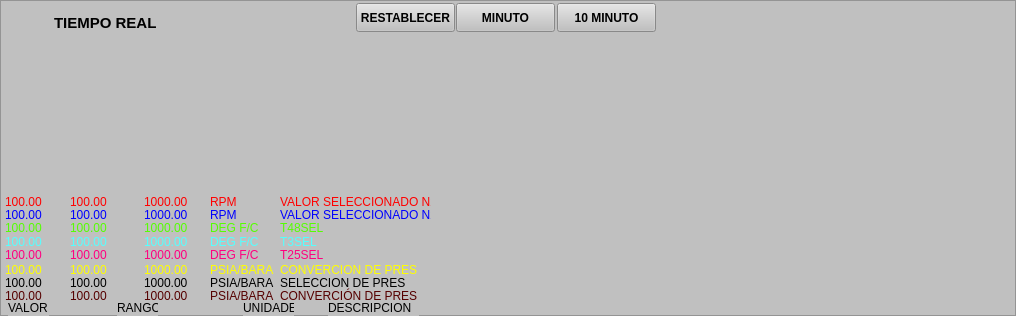
   <widget class="QFrame" name="frame_2">
    <property name="geometry">
     <rect>
      <x>4</x>
      <y>4</y>
      <width>1016</width>
      <height>316</height>
     </rect>
    </property>
    <property name="styleSheet">
     <string notr="true">background-color: rgb(192, 192, 192);</string>
    </property>
    <property name="frameShape">
     <enum>QFrame::StyledPanel</enum>
    </property>
    <property name="frameShadow">
     <enum>QFrame::Raised</enum>
    </property>
    <widget class="QPushButton" name="pushButton">
     <property name="geometry">
      <rect>
       <x>356</x>
       <y>3</y>
       <width>99</width>
       <height>29</height>
      </rect>
     </property>
     <property name="font">
      <font>
       <pointsize>9</pointsize>
       <weight>75</weight>
       <bold>true</bold>
      </font>
     </property>
     <property name="text">
      <string>RESTABLECER</string>
     </property>
    </widget>
    <widget class="QPushButton" name="pushButton_2">
     <property name="geometry">
      <rect>
       <x>456</x>
       <y>3</y>
       <width>99</width>
       <height>29</height>
      </rect>
     </property>
     <property name="font">
      <font>
       <pointsize>9</pointsize>
       <weight>75</weight>
       <bold>true</bold>
      </font>
     </property>
     <property name="text">
      <string>MINUTO</string>
     </property>
    </widget>
    <widget class="QPushButton" name="pushButton_5">
     <property name="geometry">
      <rect>
       <x>557</x>
       <y>3</y>
       <width>99</width>
       <height>29</height>
      </rect>
     </property>
     <property name="font">
      <font>
       <pointsize>9</pointsize>
       <weight>75</weight>
       <bold>true</bold>
      </font>
     </property>
     <property name="text">
      <string>10 MINUTO</string>
     </property>
    </widget>
    <widget class="QwtPlot" name="qwtPlot">
     <property name="geometry">
      <rect>
       <x>7</x>
       <y>34</y>
       <width>971</width>
       <height>151</height>
      </rect>
     </property>
    </widget>
    <widget class="QLabel" name="label_2">
     <property name="geometry">
      <rect>
       <x>54</x>
       <y>12</y>
       <width>151</width>
       <height>21</height>
      </rect>
     </property>
     <property name="font">
      <font>
       <pointsize>11</pointsize>
       <weight>75</weight>
       <bold>true</bold>
      </font>
     </property>
     <property name="text">
      <string>TIEMPO REAL</string>
     </property>
    </widget>
    <widget class="QLabel" name="label_4">
     <property name="geometry">
      <rect>
       <x>5</x>
       <y>194</y>
       <width>41</width>
       <height>16</height>
      </rect>
     </property>
     <property name="styleSheet">
      <string notr="true">color: rgb(255, 0, 0);</string>
     </property>
     <property name="text">
      <string>100.00</string>
     </property>
    </widget>
    <widget class="QLabel" name="label_5">
     <property name="geometry">
      <rect>
       <x>70</x>
       <y>194</y>
       <width>41</width>
       <height>16</height>
      </rect>
     </property>
     <property name="styleSheet">
      <string notr="true">color: rgb(255, 0, 0);</string>
     </property>
     <property name="text">
      <string>100.00</string>
     </property>
    </widget>
    <widget class="QLabel" name="label_6">
     <property name="geometry">
      <rect>
       <x>144</x>
       <y>194</y>
       <width>51</width>
       <height>16</height>
      </rect>
     </property>
     <property name="styleSheet">
      <string notr="true">color: rgb(255, 0, 0);</string>
     </property>
     <property name="text">
      <string>1000.00</string>
     </property>
    </widget>
    <widget class="QLabel" name="label_7">
     <property name="geometry">
      <rect>
       <x>210</x>
       <y>194</y>
       <width>66</width>
       <height>16</height>
      </rect>
     </property>
     <property name="styleSheet">
      <string notr="true">color: rgb(255, 0, 0);</string>
     </property>
     <property name="text">
      <string>RPM</string>
     </property>
    </widget>
    <widget class="QLabel" name="label_8">
     <property name="geometry">
      <rect>
       <x>280</x>
       <y>194</y>
       <width>151</width>
       <height>16</height>
      </rect>
     </property>
     <property name="styleSheet">
      <string notr="true">color: rgb(255, 0, 0);</string>
     </property>
     <property name="text">
      <string>VALOR SELECCIONADO N25</string>
     </property>
    </widget>
    <widget class="QLabel" name="label_9">
     <property name="geometry">
      <rect>
       <x>280</x>
       <y>207</y>
       <width>151</width>
       <height>16</height>
      </rect>
     </property>
     <property name="styleSheet">
      <string notr="true">color: rgb(0, 0, 255);</string>
     </property>
     <property name="text">
      <string>VALOR SELECCIONADO N2D</string>
     </property>
    </widget>
    <widget class="QLabel" name="label_10">
     <property name="geometry">
      <rect>
       <x>5</x>
       <y>207</y>
       <width>41</width>
       <height>16</height>
      </rect>
     </property>
     <property name="styleSheet">
      <string notr="true">color: rgb(0, 0, 255);</string>
     </property>
     <property name="text">
      <string>100.00</string>
     </property>
    </widget>
    <widget class="QLabel" name="label_11">
     <property name="geometry">
      <rect>
       <x>210</x>
       <y>207</y>
       <width>66</width>
       <height>16</height>
      </rect>
     </property>
     <property name="styleSheet">
      <string notr="true">color: rgb(0, 0, 255);</string>
     </property>
     <property name="text">
      <string>RPM</string>
     </property>
    </widget>
    <widget class="QLabel" name="label_12">
     <property name="geometry">
      <rect>
       <x>70</x>
       <y>207</y>
       <width>41</width>
       <height>16</height>
      </rect>
     </property>
     <property name="styleSheet">
      <string notr="true">color: rgb(0, 0, 255);</string>
     </property>
     <property name="text">
      <string>100.00</string>
     </property>
    </widget>
    <widget class="QLabel" name="label_13">
     <property name="geometry">
      <rect>
       <x>144</x>
       <y>207</y>
       <width>51</width>
       <height>16</height>
      </rect>
     </property>
     <property name="styleSheet">
      <string notr="true">color: rgb(0, 0, 255);</string>
     </property>
     <property name="text">
      <string>1000.00</string>
     </property>
    </widget>
    <widget class="QLabel" name="label_14">
     <property name="geometry">
      <rect>
       <x>280</x>
       <y>220</y>
       <width>151</width>
       <height>16</height>
      </rect>
     </property>
     <property name="styleSheet">
      <string notr="true">color: rgb(85, 255, 0);</string>
     </property>
     <property name="text">
      <string>T48SEL</string>
     </property>
    </widget>
    <widget class="QLabel" name="label_15">
     <property name="geometry">
      <rect>
       <x>144</x>
       <y>220</y>
       <width>51</width>
       <height>16</height>
      </rect>
     </property>
     <property name="styleSheet">
      <string notr="true">color: rgb(85, 255, 0);</string>
     </property>
     <property name="text">
      <string>1000.00</string>
     </property>
    </widget>
    <widget class="QLabel" name="label_16">
     <property name="geometry">
      <rect>
       <x>5</x>
       <y>220</y>
       <width>41</width>
       <height>16</height>
      </rect>
     </property>
     <property name="styleSheet">
      <string notr="true">color: rgb(85, 255, 0);</string>
     </property>
     <property name="text">
      <string>100.00</string>
     </property>
    </widget>
    <widget class="QLabel" name="label_17">
     <property name="geometry">
      <rect>
       <x>210</x>
       <y>220</y>
       <width>66</width>
       <height>16</height>
      </rect>
     </property>
     <property name="styleSheet">
      <string notr="true">color: rgb(85, 255, 0);</string>
     </property>
     <property name="text">
      <string>DEG F/C</string>
     </property>
    </widget>
    <widget class="QLabel" name="label_18">
     <property name="geometry">
      <rect>
       <x>70</x>
       <y>220</y>
       <width>41</width>
       <height>16</height>
      </rect>
     </property>
     <property name="styleSheet">
      <string notr="true">color: rgb(85, 255, 0);</string>
     </property>
     <property name="text">
      <string>100.00</string>
     </property>
    </widget>
    <widget class="QLabel" name="label_19">
     <property name="geometry">
      <rect>
       <x>280</x>
       <y>234</y>
       <width>151</width>
       <height>16</height>
      </rect>
     </property>
     <property name="styleSheet">
      <string notr="true">color: rgb(85, 255, 255);</string>
     </property>
     <property name="text">
      <string>T3SEL</string>
     </property>
    </widget>
    <widget class="QLabel" name="label_20">
     <property name="geometry">
      <rect>
       <x>210</x>
       <y>234</y>
       <width>66</width>
       <height>16</height>
      </rect>
     </property>
     <property name="styleSheet">
      <string notr="true">color: rgb(85, 255, 255);</string>
     </property>
     <property name="text">
      <string>DEG F/C</string>
     </property>
    </widget>
    <widget class="QLabel" name="label_21">
     <property name="geometry">
      <rect>
       <x>144</x>
       <y>234</y>
       <width>51</width>
       <height>16</height>
      </rect>
     </property>
     <property name="styleSheet">
      <string notr="true">color: rgb(85, 255, 255);</string>
     </property>
     <property name="text">
      <string>1000.00</string>
     </property>
    </widget>
    <widget class="QLabel" name="label_22">
     <property name="geometry">
      <rect>
       <x>70</x>
       <y>234</y>
       <width>41</width>
       <height>16</height>
      </rect>
     </property>
     <property name="styleSheet">
      <string notr="true">color: rgb(85, 255, 255);</string>
     </property>
     <property name="text">
      <string>100.00</string>
     </property>
    </widget>
    <widget class="QLabel" name="label_23">
     <property name="geometry">
      <rect>
       <x>5</x>
       <y>234</y>
       <width>41</width>
       <height>16</height>
      </rect>
     </property>
     <property name="styleSheet">
      <string notr="true">color: rgb(85, 255, 255);</string>
     </property>
     <property name="text">
      <string>100.00</string>
     </property>
    </widget>
    <widget class="QLabel" name="label_24">
     <property name="geometry">
      <rect>
       <x>280</x>
       <y>247</y>
       <width>151</width>
       <height>16</height>
      </rect>
     </property>
     <property name="styleSheet">
      <string notr="true">color: rgb(85, 255, 0);
color: rgb(255, 0, 127);</string>
     </property>
     <property name="text">
      <string>T25SEL</string>
     </property>
    </widget>
    <widget class="QLabel" name="label_25">
     <property name="geometry">
      <rect>
       <x>70</x>
       <y>247</y>
       <width>41</width>
       <height>16</height>
      </rect>
     </property>
     <property name="styleSheet">
      <string notr="true">color: rgb(85, 255, 0);
color: rgb(255, 0, 127);</string>
     </property>
     <property name="text">
      <string>100.00</string>
     </property>
    </widget>
    <widget class="QLabel" name="label_26">
     <property name="geometry">
      <rect>
       <x>5</x>
       <y>247</y>
       <width>41</width>
       <height>16</height>
      </rect>
     </property>
     <property name="styleSheet">
      <string notr="true">color: rgb(85, 255, 0);
color: rgb(255, 0, 127);</string>
     </property>
     <property name="text">
      <string>100.00</string>
     </property>
    </widget>
    <widget class="QLabel" name="label_27">
     <property name="geometry">
      <rect>
       <x>144</x>
       <y>247</y>
       <width>51</width>
       <height>16</height>
      </rect>
     </property>
     <property name="styleSheet">
      <string notr="true">color: rgb(85, 255, 0);
color: rgb(255, 0, 127);</string>
     </property>
     <property name="text">
      <string>1000.00</string>
     </property>
    </widget>
    <widget class="QLabel" name="label_28">
     <property name="geometry">
      <rect>
       <x>210</x>
       <y>247</y>
       <width>66</width>
       <height>16</height>
      </rect>
     </property>
     <property name="styleSheet">
      <string notr="true">color: rgb(85, 255, 0);
color: rgb(255, 0, 127);</string>
     </property>
     <property name="text">
      <string>DEG F/C</string>
     </property>
    </widget>
    <widget class="QLabel" name="label_29">
     <property name="geometry">
      <rect>
       <x>280</x>
       <y>262</y>
       <width>151</width>
       <height>16</height>
      </rect>
     </property>
     <property name="styleSheet">
      <string notr="true">color: rgb(255, 255, 0);</string>
     </property>
     <property name="text">
      <string>CONVERCION DE PRES</string>
     </property>
    </widget>
    <widget class="QLabel" name="label_30">
     <property name="geometry">
      <rect>
       <x>144</x>
       <y>262</y>
       <width>51</width>
       <height>16</height>
      </rect>
     </property>
     <property name="styleSheet">
      <string notr="true">color: rgb(255, 255, 0);</string>
     </property>
     <property name="text">
      <string>1000.00</string>
     </property>
    </widget>
    <widget class="QLabel" name="label_31">
     <property name="geometry">
      <rect>
       <x>210</x>
       <y>262</y>
       <width>66</width>
       <height>16</height>
      </rect>
     </property>
     <property name="styleSheet">
      <string notr="true">color: rgb(255, 255, 0);</string>
     </property>
     <property name="text">
      <string>PSIA/BARA</string>
     </property>
    </widget>
    <widget class="QLabel" name="label_32">
     <property name="geometry">
      <rect>
       <x>5</x>
       <y>262</y>
       <width>41</width>
       <height>16</height>
      </rect>
     </property>
     <property name="styleSheet">
      <string notr="true">color: rgb(255, 255, 0);</string>
     </property>
     <property name="text">
      <string>100.00</string>
     </property>
    </widget>
    <widget class="QLabel" name="label_33">
     <property name="geometry">
      <rect>
       <x>70</x>
       <y>262</y>
       <width>41</width>
       <height>16</height>
      </rect>
     </property>
     <property name="styleSheet">
      <string notr="true">color: rgb(255, 255, 0);</string>
     </property>
     <property name="text">
      <string>100.00</string>
     </property>
    </widget>
    <widget class="QLabel" name="label_34">
     <property name="geometry">
      <rect>
       <x>280</x>
       <y>275</y>
       <width>151</width>
       <height>16</height>
      </rect>
     </property>
     <property name="styleSheet">
      <string notr="true">color: rgb(0, 0, 0);</string>
     </property>
     <property name="text">
      <string>SELECCION DE PRES</string>
     </property>
    </widget>
    <widget class="QLabel" name="label_35">
     <property name="geometry">
      <rect>
       <x>5</x>
       <y>275</y>
       <width>41</width>
       <height>16</height>
      </rect>
     </property>
     <property name="styleSheet">
      <string notr="true">color: rgb(0, 0, 0);</string>
     </property>
     <property name="text">
      <string>100.00</string>
     </property>
    </widget>
    <widget class="QLabel" name="label_36">
     <property name="geometry">
      <rect>
       <x>210</x>
       <y>275</y>
       <width>66</width>
       <height>16</height>
      </rect>
     </property>
     <property name="styleSheet">
      <string notr="true">color: rgb(0, 0, 0);</string>
     </property>
     <property name="text">
      <string>PSIA/BARA</string>
     </property>
    </widget>
    <widget class="QLabel" name="label_37">
     <property name="geometry">
      <rect>
       <x>70</x>
       <y>275</y>
       <width>41</width>
       <height>16</height>
      </rect>
     </property>
     <property name="styleSheet">
      <string notr="true">color: rgb(0, 0, 0);</string>
     </property>
     <property name="text">
      <string>100.00</string>
     </property>
    </widget>
    <widget class="QLabel" name="label_38">
     <property name="geometry">
      <rect>
       <x>144</x>
       <y>275</y>
       <width>51</width>
       <height>16</height>
      </rect>
     </property>
     <property name="styleSheet">
      <string notr="true">color: rgb(0, 0, 0);</string>
     </property>
     <property name="text">
      <string>1000.00</string>
     </property>
    </widget>
    <widget class="QLabel" name="label_39">
     <property name="geometry">
      <rect>
       <x>280</x>
       <y>288</y>
       <width>151</width>
       <height>16</height>
      </rect>
     </property>
     <property name="styleSheet">
      <string notr="true">color: rgb(85, 0, 0);</string>
     </property>
     <property name="text">
      <string>CONVERCIÓN DE PRES</string>
     </property>
    </widget>
    <widget class="QLabel" name="label_40">
     <property name="geometry">
      <rect>
       <x>210</x>
       <y>288</y>
       <width>66</width>
       <height>16</height>
      </rect>
     </property>
     <property name="styleSheet">
      <string notr="true">color: rgb(85, 0, 0);</string>
     </property>
     <property name="text">
      <string>PSIA/BARA</string>
     </property>
    </widget>
    <widget class="QLabel" name="label_41">
     <property name="geometry">
      <rect>
       <x>5</x>
       <y>288</y>
       <width>41</width>
       <height>16</height>
      </rect>
     </property>
     <property name="styleSheet">
      <string notr="true">color: rgb(85, 0, 0);</string>
     </property>
     <property name="text">
      <string>100.00</string>
     </property>
    </widget>
    <widget class="QLabel" name="label_42">
     <property name="geometry">
      <rect>
       <x>70</x>
       <y>288</y>
       <width>41</width>
       <height>16</height>
      </rect>
     </property>
     <property name="styleSheet">
      <string notr="true">color: rgb(85, 0, 0);</string>
     </property>
     <property name="text">
      <string>100.00</string>
     </property>
    </widget>
    <widget class="QLabel" name="label_43">
     <property name="geometry">
      <rect>
       <x>144</x>
       <y>288</y>
       <width>51</width>
       <height>16</height>
      </rect>
     </property>
     <property name="styleSheet">
      <string notr="true">color: rgb(85, 0, 0);</string>
     </property>
     <property name="text">
      <string>1000.00</string>
     </property>
    </widget>
    <widget class="QLabel" name="label_44">
     <property name="geometry">
      <rect>
       <x>328</x>
       <y>300</y>
       <width>91</width>
       <height>16</height>
      </rect>
     </property>
     <property name="styleSheet">
      <string notr="true">color: rgb(0, 0, 0);</string>
     </property>
     <property name="text">
      <string>DESCRIPCION</string>
     </property>
    </widget>
    <widget class="QLabel" name="label_45">
     <property name="geometry">
      <rect>
       <x>8</x>
       <y>300</y>
       <width>41</width>
       <height>16</height>
      </rect>
     </property>
     <property name="styleSheet">
      <string notr="true">color: rgb(0, 0, 0);</string>
     </property>
     <property name="text">
      <string>VALOR</string>
     </property>
    </widget>
    <widget class="QLabel" name="label_46">
     <property name="geometry">
      <rect>
       <x>117</x>
       <y>300</y>
       <width>41</width>
       <height>16</height>
      </rect>
     </property>
     <property name="styleSheet">
      <string notr="true">color: rgb(0, 0, 0);</string>
     </property>
     <property name="text">
      <string>RANGO</string>
     </property>
    </widget>
    <widget class="QLabel" name="label_47">
     <property name="geometry">
      <rect>
       <x>243</x>
       <y>300</y>
       <width>51</width>
       <height>16</height>
      </rect>
     </property>
     <property name="styleSheet">
      <string notr="true">color: rgb(0, 0, 0);</string>
     </property>
     <property name="text">
      <string>UNIDADES</string>
     </property>
    </widget>
   </widget>
